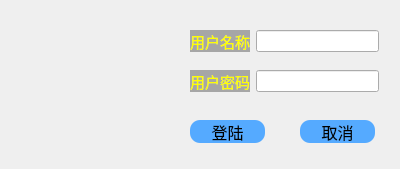
<?xml version="1.0" encoding="UTF-8"?>
<ui version="4.0">
 <class>loginUi</class>
 <widget class="QDialog" name="loginUi">
  <property name="geometry">
   <rect>
    <x>0</x>
    <y>0</y>
    <width>400</width>
    <height>169</height>
   </rect>
  </property>
  <property name="minimumSize">
   <size>
    <width>400</width>
    <height>150</height>
   </size>
  </property>
  <property name="windowTitle">
   <string>Dialog</string>
  </property>
  <widget class="QPushButton" name="pushButtonLogin">
   <property name="geometry">
    <rect>
     <x>190</x>
     <y>120</y>
     <width>75</width>
     <height>23</height>
    </rect>
   </property>
   <property name="font">
    <font>
     <family>方正粗黑宋简体</family>
     <pointsize>12</pointsize>
     <weight>50</weight>
     <bold>false</bold>
    </font>
   </property>
   <property name="styleSheet">
    <string notr="true">background-color: rgb(85, 170, 255);
border-radius:10px;</string>
   </property>
   <property name="text">
    <string>登陆</string>
   </property>
  </widget>
  <widget class="QPushButton" name="pushButtonCancel">
   <property name="geometry">
    <rect>
     <x>300</x>
     <y>120</y>
     <width>75</width>
     <height>23</height>
    </rect>
   </property>
   <property name="font">
    <font>
     <family>方正粗黑宋简体</family>
     <pointsize>12</pointsize>
     <weight>50</weight>
     <bold>false</bold>
    </font>
   </property>
   <property name="styleSheet">
    <string notr="true">background-color: rgb(85, 170, 255);
border-radius:10px;</string>
   </property>
   <property name="text">
    <string>取消</string>
   </property>
  </widget>
  <widget class="QWidget" name="">
   <property name="geometry">
    <rect>
     <x>190</x>
     <y>30</y>
     <width>189</width>
     <height>22</height>
    </rect>
   </property>
   <layout class="QHBoxLayout" name="horizontalLayout">
    <item>
     <widget class="QLabel" name="labelUser">
      <property name="font">
       <font>
        <family>华文中宋</family>
        <pointsize>11</pointsize>
       </font>
      </property>
      <property name="styleSheet">
       <string notr="true">color: rgb(255, 255, 0);
background-color: rgb(166, 166, 166);</string>
      </property>
      <property name="text">
       <string>用户名称</string>
      </property>
     </widget>
    </item>
    <item>
     <widget class="QLineEdit" name="lineEditUser"/>
    </item>
   </layout>
  </widget>
  <widget class="QWidget" name="">
   <property name="geometry">
    <rect>
     <x>190</x>
     <y>70</y>
     <width>189</width>
     <height>22</height>
    </rect>
   </property>
   <layout class="QHBoxLayout" name="horizontalLayout_2">
    <item>
     <widget class="QLabel" name="labelPassword">
      <property name="font">
       <font>
        <family>华文中宋</family>
        <pointsize>11</pointsize>
       </font>
      </property>
      <property name="styleSheet">
       <string notr="true">color: rgb(255, 255, 0);
background-color: rgb(166, 166, 166);</string>
      </property>
      <property name="text">
       <string>用户密码</string>
      </property>
     </widget>
    </item>
    <item>
     <widget class="QLineEdit" name="lineEditPassword">
      <property name="echoMode">
       <enum>QLineEdit::Password</enum>
      </property>
     </widget>
    </item>
   </layout>
  </widget>
 </widget>
 <resources/>
 <connections/>
</ui>
